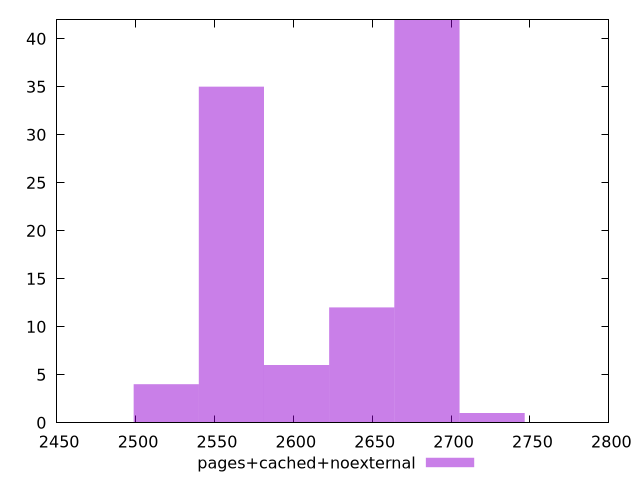

This chart was generated by the following gnuplot code:
$_pagesCachedNoexternal <<EOF
2560.775000415316 35
2684.683468177347 42
2519.4721778279722 4
2643.3806455900035 12
2602.07782300266 6
2725.986290764691 1
EOF
set key outside below
set terminal pngcairo
set output "report_00006_2020-11-02T20-21-41.718Z/speed-index/pages+cached+noexternal//raw_hist.png"
set yrange [0:42]
set boxwidth 41.302822587343805
set style fill transparent solid 0.5 noborder
plot $_pagesCachedNoexternal title "pages+cached+noexternal" with boxes ,
